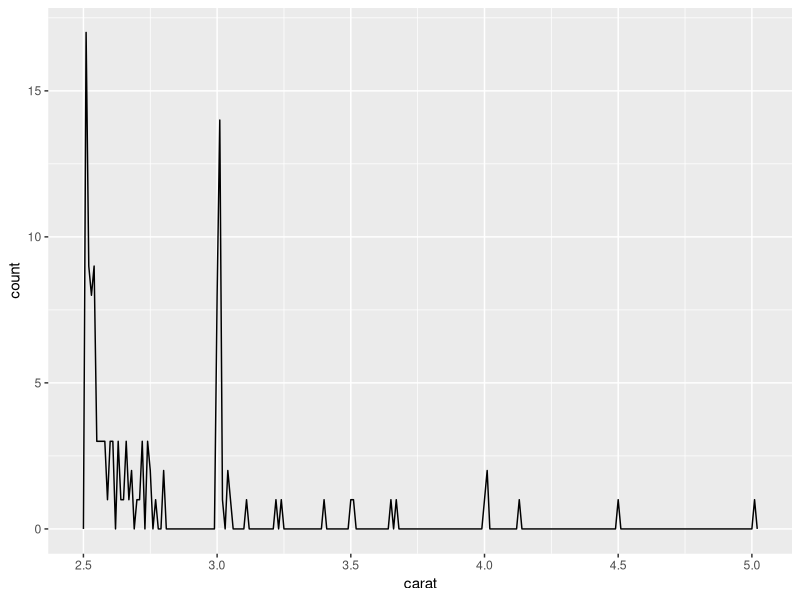
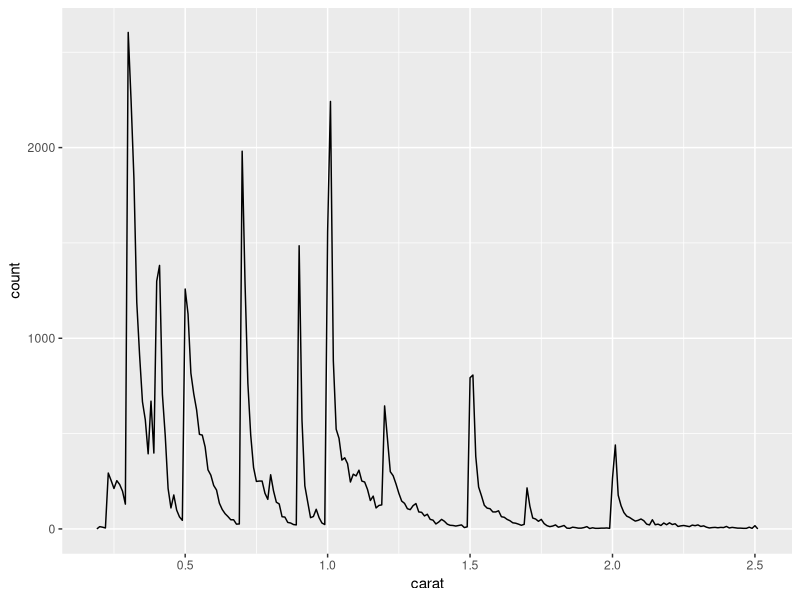

These figures' R source, in order:
## ---- chunk 1
#Note, Each gray box below is a code chunk. You need to insert a code chunk and put your R code in it. By setting echo = FALSE. this comment and any code will not show in my output document. If it were TRUE, the comment and code would appear. 
## ---- chunk 2
#The include = FALSE function hides both the code and output in my output document

#You need to install these packages first to be able to use the functions within them. You can install them from the Tools tab or write a new code chunk: install.packages("package_name"). 
library(ggplot2)
library(dplyr)
## ---- chunk 3
#installing the packages
 install.packages("ggplot2")
 install.packages("dplyr")
## ---- chunk 4
#this next line is creating a subset called 'smaller' of the diamonds data
smaller <- diamonds %>% 
  filter(carat <= 2.5)
## ---- chunk 5
#This next chunk is inline code. Inline code puts the text with the output of the function in my document.
smaller
## ---- chunk 6
#This next code chunk will make a plot in our output doc
 #all diamonds count
  nrow(diamonds)

## ---- chunk 7
# smaller diamonds count; smaller or equal to 2.5 carats
  nrow(smaller)  
## ---- chunk 8
 #count of diamond larger than 2.5 carats
  nrow(diamonds) -  nrow(smaller) 
## ---- chunk 9
# diamonds count; greater than 2.5 carats
larger_diamonds <- diamonds %>%
  filter(carat > 2.5)
## ---- chunk 10
#distribution of diamonds larger than 2.5 carats
larger_diamonds %>%
  ggplot(aes(carat)) + 
  geom_freqpoly(binwidth = 0.01)
## ---- chunk 11
smaller %>% 
  ggplot(aes(carat)) + 
  geom_freqpoly(binwidth = 0.01)
## ---- chunk 12
#Once all of my code has been written, I click on the Knit button in the tool bar above to produce my document.
